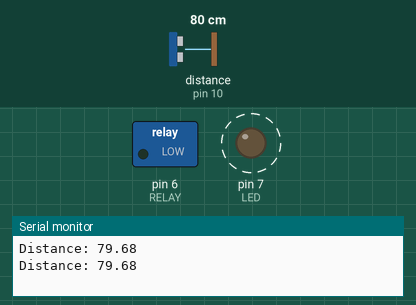
The sketch below on a simulated Arduino Uno, built with avr-gcc and run on an emulated ATmega328P. Parts: switched loads named in the sketch (green lamp = pin HIGH), output pins drawn as LEDs (lit = HIGH), the last lines printed to the serial monitor. Wiring (inferred from the names in the program): ultrasonic range finder: trigger pin 9; echo pin 10. Dashed ring = blinking. The inputs (shaded band) are chosen by the test bench; at power-on: distance to the obstacle (sensor on pin 10) 80 cm. The echo pulse lasts 58.3 µs per cm; pins used as bus, display or sensor lines are not drawn.

Above: at 1.8 s.
1.9 s: distance to the obstacle (sensor on pin 10) set to 32 cm
5.4 s: distance to the obstacle (sensor on pin 10) set to 28 cm
At 6.7 s:
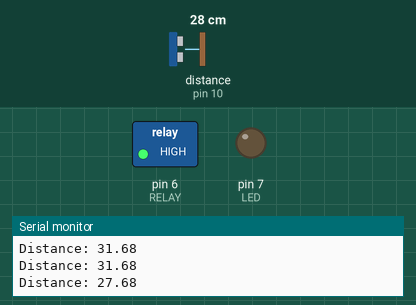
At 11.7 s:
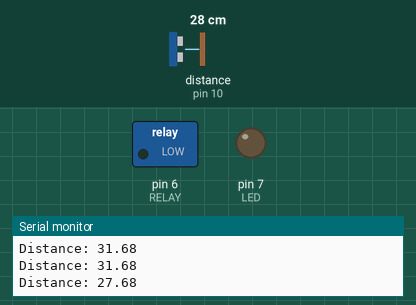
Timing chart, 0 to 13.5 s (numbered marks = the images above; inputs shaded):
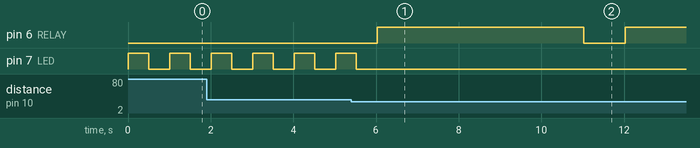

The sketch:

radar_test.ino
```cpp
const int trigPin = 9;
const int echoPin = 10;
int LED = 7;
int RELAY = 6;
float duration, distance;

void setup() {
  pinMode(trigPin, OUTPUT);
  pinMode(echoPin, INPUT);
  pinMode(LED, OUTPUT);
  digitalWrite(LED, LOW);
  pinMode (RELAY, OUTPUT);
  digitalWrite(RELAY, LOW);
  Serial.begin(9600);
}

void loop() {
  digitalWrite(trigPin, LOW);
  delayMicroseconds(2);
  digitalWrite(trigPin, HIGH);
  delayMicroseconds(10);
  digitalWrite(trigPin, LOW);

  duration = pulseIn(echoPin, HIGH);
  distance = (duration*.0343)/2;

  Serial.print("Distance: ");
  Serial.println(distance);

  if(distance <= 30)
  {
   digitalWrite(RELAY, HIGH);
   delay(5000);
   digitalWrite(RELAY, LOW);
   delay(1000);
  }
  else
  {
  digitalWrite(RELAY,LOW);
  digitalWrite(LED,HIGH);
  delay(500);
  digitalWrite(LED,LOW);
  delay(500);
  }
  }
```

Measured:
- the behaviour switches between 31 and 30 cm on distance to the obstacle (sensor on pin 10) (found by bisection; images 0 and 1)
- after the input at 5.4 s, pin 6 (RELAY): LOW → HIGH after 0.63 s, → LOW 5.0 s later, → HIGH 1.0 s later; pin 7 (LED): goes on until 5.5 s, then stays LOW
- by itself, pin 7 (LED): alternates HIGH for 0.50 s and LOW for 0.50 s
